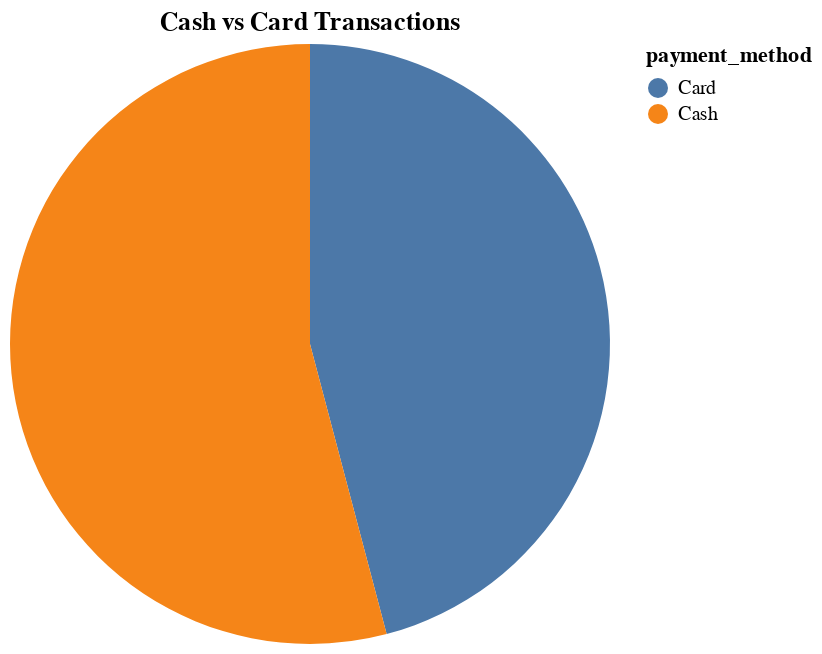

The notebook cell this image was saved under:
### Markdown cell above
### Card vs Cash

### Code cell
# Group by payment method and count transactions
payment_counts = data.groupby(
    'payment_method').size().reset_index(name='transactions')

# Create pie chart
chart = alt.Chart(payment_counts).mark_arc().encode(
    theta='transactions',
    color='payment_method'
).properties(
    title='Cash vs Card Transactions'
)

chart.display()

### Figure 1 — Vega-Lite specification as saved in the notebook (floating-point values rounded to 4 significant figures)
{"config": {"view": {"continuousWidth": 300, "continuousHeight": 300}}, "data": {"name": "data-9c652f91703a81a3cbe2f045fab3ac68"}, "mark": {"type": "arc"}, "encoding": {"color": {"field": "payment_method", "type": "nominal"}, "theta": {"field": "transactions", "type": "quantitative"}}, "title": "Cash vs Card Transactions", "$schema": "https://vega.github.io/schema/vega-lite/v6.1.0.json", "datasets": {"data-9c652f91703a81a3cbe2f045fab3ac68": [{"payment_method": "Card", "transactions": 2511}, {"payment_method": "Cash", "transactions": 2961}]}}
